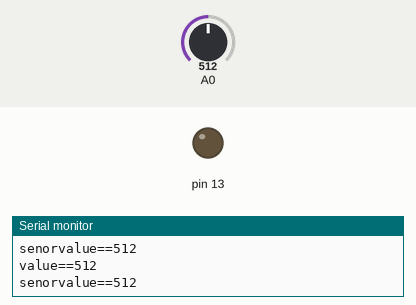
The sketch below on a simulated Arduino Uno, built with avr-gcc and run on an emulated ATmega328P. On the bench: output pins drawn as LEDs (lit = HIGH), the last lines printed to the serial monitor. The test bench sets the inputs (shaded band); at power-on: A0 = 512.

Above: at 1.2 s.
1.3 s: A0 set to 98
4.3 s: A0 set to 86
At 5.1 s:
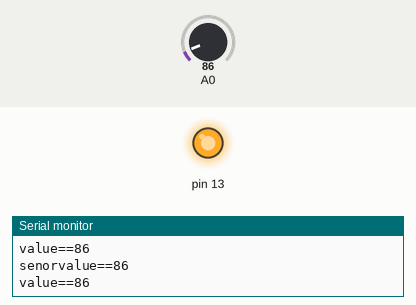
5.8 s: A0 set to 122
At 7.0 s:
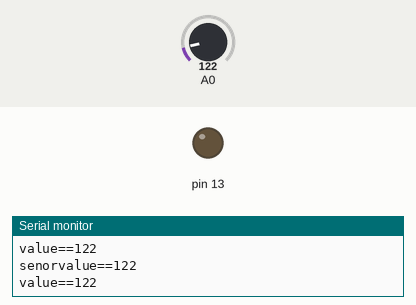
7.3 s: A0 set to 0
At 8.4 s:
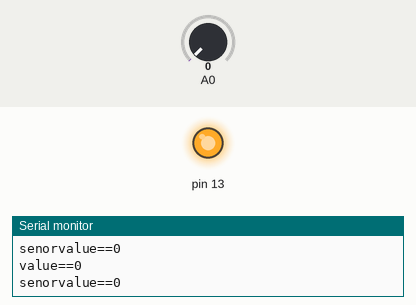
Timing chart, 0 to 9.8 s (numbered marks = the images above; inputs shaded):
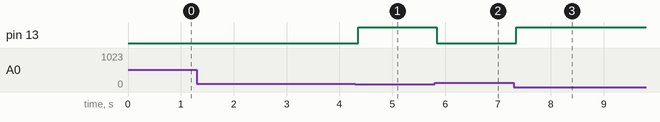

The sketch:

LED_Dimming_with_PhotoresistorLED.ino
```cpp
void setup() {
  // put your setup code here, to run once:
  Serial.begin(9600);
   pinMode(13, OUTPUT);
}

void loop() {
  // put your main code here, to run repeatedly:
  int   senorvalue = analogRead(A0);
    int value   = map(senorvalue,0,100,0,100);
    Serial.print("value==");
   Serial.println(value);
    Serial.print("senorvalue==");
   Serial.println(senorvalue);
   if(value>90){
     digitalWrite(13, LOW);
    }else{
      digitalWrite(13, HIGH);
    }


}
```

Measured:
- the behaviour switches between 91 and 90 on A0 (found by bisection; images 0 and 1)
- after the input at 4.3 s, pin 13: LOW → HIGH after 0.05 s
- after the input at 5.8 s, pin 13: HIGH → LOW at once
- after the input at 7.3 s, pin 13: LOW → HIGH after 0.05 s
